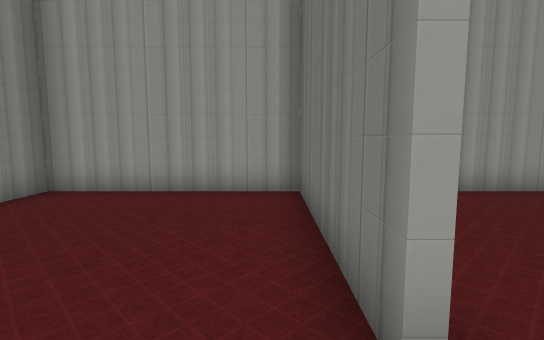
[1] (above)

12 first-person views from a walk through a Unity game level. The camera is 1.2 m above the floor, tilts 6° down and sees 85° across. The floor is counted in squares, 1 m on a side. Each view is taken from the middle of a square. On the plan, view 1 faces up. The plan holds only what a view shows up to about 13 squares ahead; the rest is blank. The place goes on beyond the plan. Some surface patterns are stand-ins.

[2]
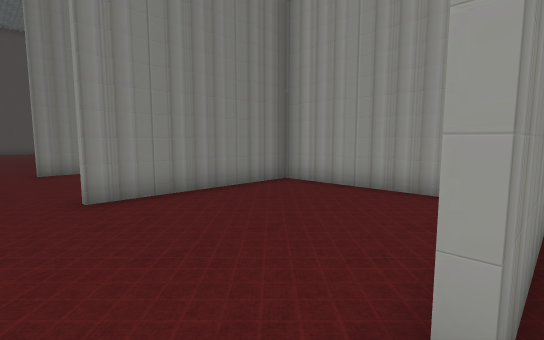

[3]
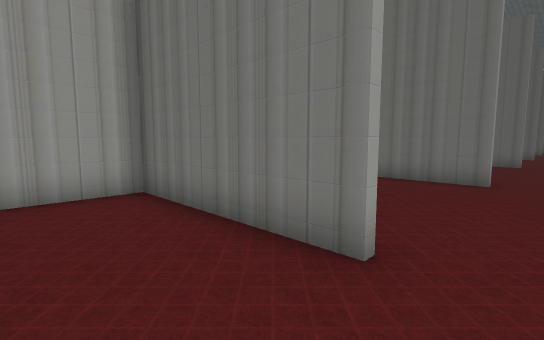

[4]
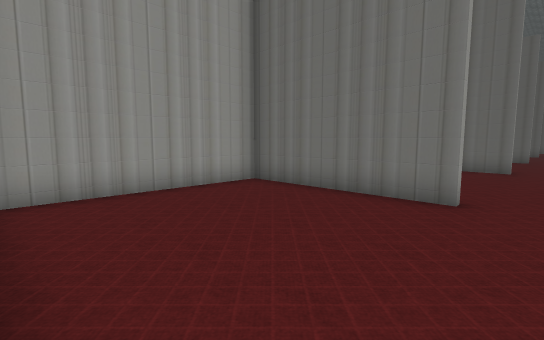

[5]
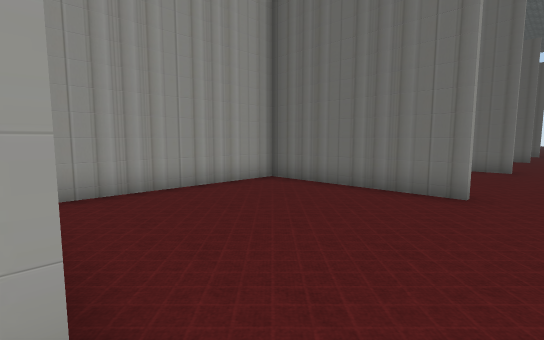

[6]
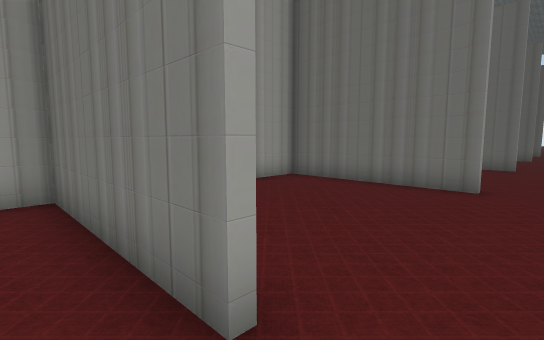

[7]
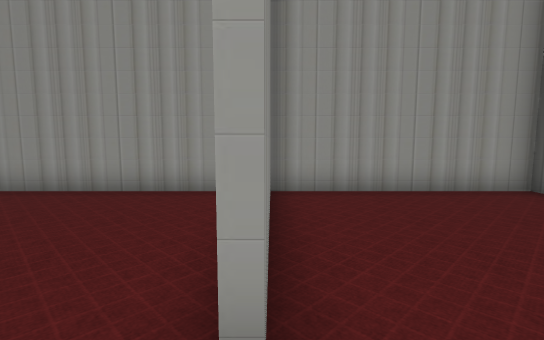

[8]
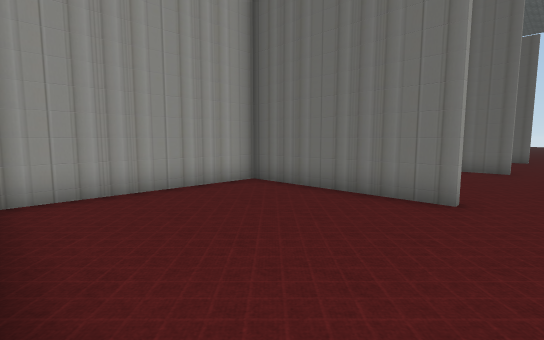

[9]
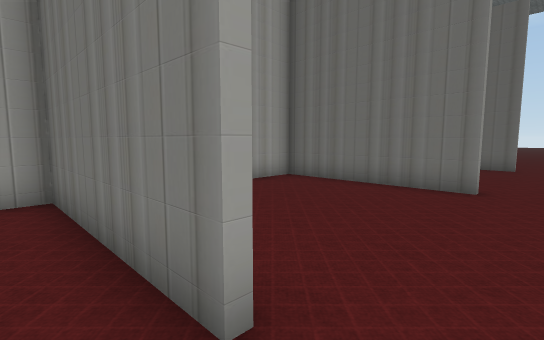

[10]
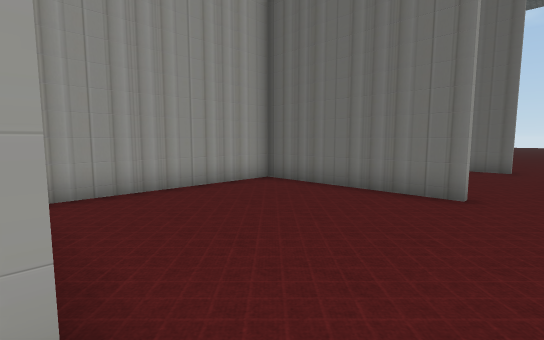

[11]
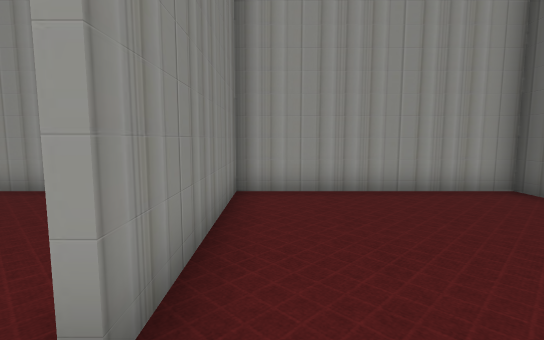

[12]
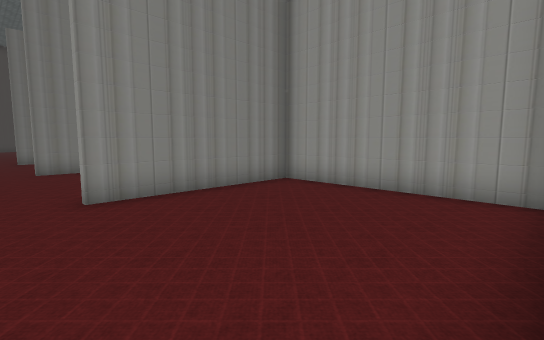

### Floor plan
Points are (right, up) in squares from view 1. A wall is a line through its corners. A room is listed if a view was taken in it or the views show most of it. See-through windows are left out.
Room 1 (views 1, 2, 3, 4)
walls: (0.6, 1.2) (0.6, 6.8); (1.1, 6.7) (-5.1, 6.7) (-5.1, 1.3)
ways out: opening at (1, 0.5) to room 2; opening at (-5, 0.5)
Room 2 (views 5, 6, 12)
walls: (7, 1.2) (7, 6.7) (1.1, 6.7); (0.9, 6.8) (0.9, 1.3)
ways out: opening at (1, 0.5) to room 1; opening at (7, 0.5)
Room 3 (views 7, 8, 9, 10)
walls: (14, 3.9) (14, 1.3); (20, 1.2) (20, 6.7) (13.9, 6.7)
ways out: opening at (20, 0.5) to room 4; opening at (14, 0.5)
Room 4 (view 11)
walls: (26.6, 1.2) (26.6, 6.7) (20.2, 6.7) (20.2, 1.2)
ways out: opening at (20, 0.5) to room 3; opening at (27, 0.5)

Positions as (right, up) in squares from view 1, and headings:
1: (0, 0), facing up
2: (1, 0), facing up-left
3: (-2, 0), facing up-right
4: (1, 0), facing up-right
5: (7, 0), facing up-right
6: (6, 0), facing up-right
7: (14, 0), facing up
8: (14, 0), facing up-right
9: (19, 0), facing up-right
10: (20, 0), facing up-right
11: (21, 0), facing up
12: (7, 0), facing up-left
